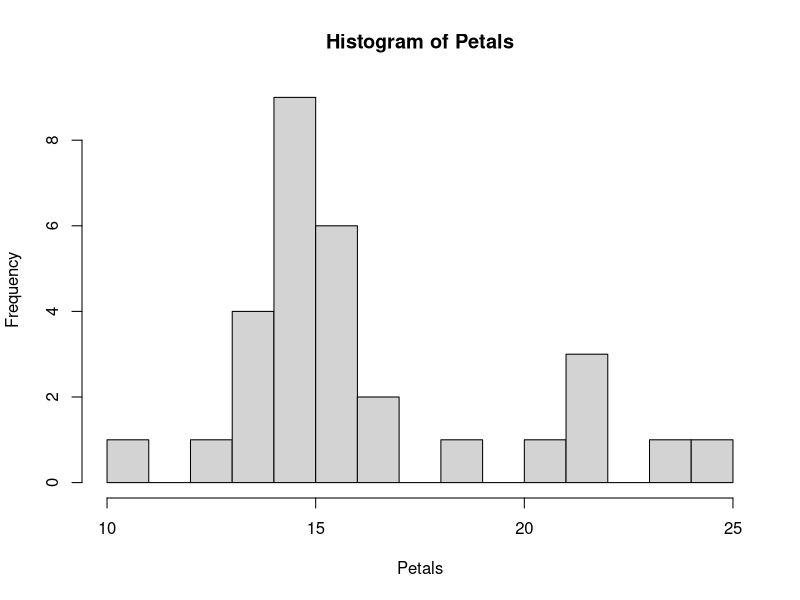
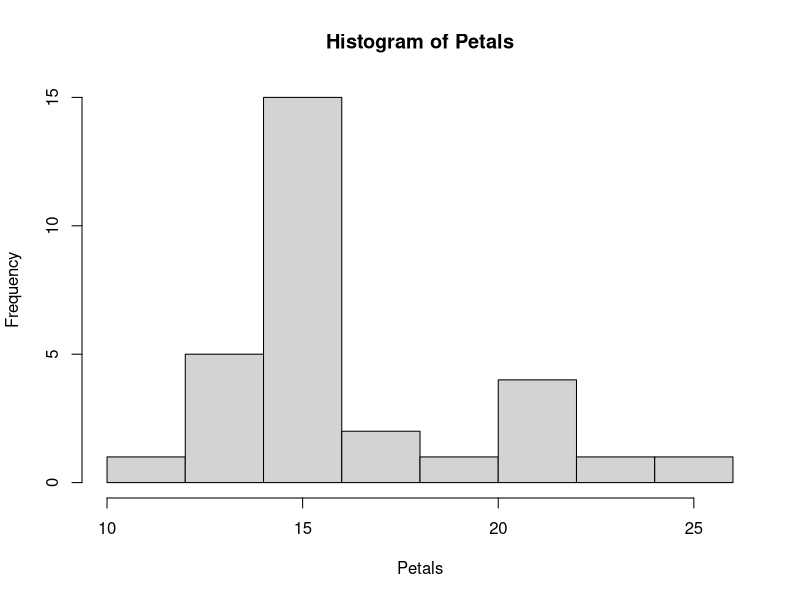

R code for these plots, in order:
# R Script for section 2 Visualizing Data
# data from PDF questions

# create a data set of petals
Petals <- c(15, 16, 17,
            16, 21, 22,
            15, 16, 15,
            17, 16, 22,
            14, 13, 14,
            14, 15, 15,
            14, 15, 16,
            10, 19, 15,
            15, 22, 24,
            25, 15, 16)

# Find the most frequent variable
tt = table(Petals)
MostFreq <- names(tt[tt==max(tt)])
print(paste0("The most frequent petal count is: ", MostFreq))

# Find the frequency of flowers with 15 petals

PetalFreq <- length(which(Petals==15))
print(paste0("The frequency of flowers with 15 petals is: ", PetalFreq))

# Find the proportion of flowers with 15 petals

TotalSample <- length(Petals)
PetalProp <- PetalFreq/TotalSample
print(paste0("The proportion of flowers with 15 petals is: ", PetalProp))

# Find the percentage of flowers with 15 petals

PetalPerc <- PetalProp * 100
print(paste0("The percentage of flowers with 15 petals is: ", PetalPerc, "%"))

# Create a historgram with a bin size of 2
hist(Petals, breaks = (length(Petals)/2))

# Create a historgram with a bin size of 5
hist(Petals, breaks = (length(Petals)/5))

# Viewing the histogram you can see a positive skew to the data

# Most flowers have around 15 petals
